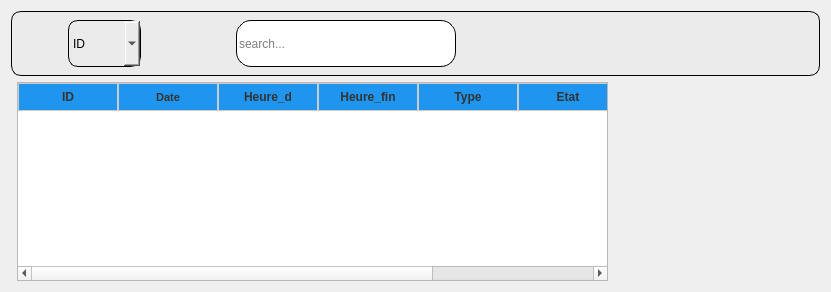
         <widget class="QWidget" name="list_seance">
          <layout class="QGridLayout" name="gridLayout_17">
           <item row="1" column="1">
            <widget class="QTableWidget" name="table_seance">
             <property name="sizePolicy">
              <sizepolicy hsizetype="Expanding" vsizetype="Expanding">
               <horstretch>0</horstretch>
               <verstretch>0</verstretch>
              </sizepolicy>
             </property>
             <property name="minimumSize">
              <size>
               <width>200</width>
               <height>0</height>
              </size>
             </property>
             <property name="maximumSize">
              <size>
               <width>1100</width>
               <height>5000</height>
              </size>
             </property>
             <property name="font">
              <font>
               <weight>50</weight>
               <bold>false</bold>
               <underline>false</underline>
               <strikeout>false</strikeout>
               <kerning>true</kerning>
              </font>
             </property>
             <property name="mouseTracking">
              <bool>false</bool>
             </property>
             <property name="tabletTracking">
              <bool>false</bool>
             </property>
             <property name="styleSheet">
              <string notr="true">QTableView {
     radius:10px;
 
    box-shadow: 0px 5px 10px rgba(0, 0, 0, 0.1); /* Ajouter un effet d'ombre */
} QHeaderView::section {
   background-color: rgb(31, 149, 239);
    color: #333333; /* Couleur du texte de l'en-tête */
    padding: 4px; /* Espace intérieur de l'en-tête */
    border: 1px solid #cccccc; /* Bordure de l'en-tête */
    text-align: left; /* Alignement du texte de l'en-tête */
}
QTableView::item:selected {
    background-color: #4d90fe; /* Couleur de fond de la cellule sélectionnée */
    color: white; /* Couleur du texte de la cellule sélectionnée */
}</string>
             </property>
             <property name="lineWidth">
              <number>1</number>
             </property>
             <property name="sizeAdjustPolicy">
              <enum>QAbstractScrollArea::AdjustIgnored</enum>
             </property>
             <property name="tabKeyNavigation">
              <bool>true</bool>
             </property>
             <property name="showDropIndicator" stdset="0">
              <bool>true</bool>
             </property>
             <property name="dragEnabled">
              <bool>false</bool>
             </property>
             <property name="dragDropOverwriteMode">
              <bool>true</bool>
             </property>
             <property name="alternatingRowColors">
              <bool>true</bool>
             </property>
             <property name="showGrid">
              <bool>true</bool>
             </property>
             <property name="sortingEnabled">
              <bool>false</bool>
             </property>
             <property name="wordWrap">
              <bool>true</bool>
             </property>
             <property name="cornerButtonEnabled">
              <bool>true</bool>
             </property>
             <property name="rowCount">
              <number>0</number>
             </property>
             <attribute name="horizontalHeaderCascadingSectionResizes">
              <bool>false</bool>
             </attribute>
             <attribute name="horizontalHeaderMinimumSectionSize">
              <number>16</number>
             </attribute>
             <attribute name="horizontalHeaderHighlightSections">
              <bool>true</bool>
             </attribute>
             <attribute name="horizontalHeaderShowSortIndicator" stdset="0">
              <bool>false</bool>
             </attribute>
             <attribute name="verticalHeaderVisible">
              <bool>false</bool>
             </attribute>
             <attribute name="verticalHeaderCascadingSectionResizes">
              <bool>true</bool>
             </attribute>
             <column>
              <property name="text">
               <string>ID</string>
              </property>
              <property name="toolTip">
               <string/>
              </property>
              <property name="font">
               <font>
                <weight>75</weight>
                <bold>true</bold>
               </font>
              </property>
              <property name="background">
               <color>
                <red>255</red>
                <green>255</green>
                <blue>255</blue>
               </color>
              </property>
              <property name="foreground">
               <brush brushstyle="Dense1Pattern">
                <color alpha="255">
                 <red>0</red>
                 <green>170</green>
                 <blue>0</blue>
                </color>
               </brush>
              </property>
              <property name="icon">
               <iconset resource="icon.qrc">
                <normaloff>:/icon_ajout_P_N/ressource/icon_n/icon_ajoutPn/key.png</normaloff>:/icon_ajout_P_N/ressource/icon_n/icon_ajoutPn/key.png</iconset>
              </property>
             </column>
             <column>
              <property name="text">
               <string>Date</string>
              </property>
              <property name="font">
               <font>
                <pointsize>8</pointsize>
                <weight>75</weight>
                <bold>true</bold>
               </font>
              </property>
              <property name="foreground">
               <brush brushstyle="NoBrush">
                <color alpha="255">
                 <red>0</red>
                 <green>170</green>
                 <blue>0</blue>
                </color>
               </brush>
              </property>
              <property name="icon">
               <iconset resource="icon.qrc">
                <normaloff>:/icon_ajout_P_N/ressource/icon_n/icon_ajoutPn/date.png</normaloff>:/icon_ajout_P_N/ressource/icon_n/icon_ajoutPn/date.png</iconset>
              </property>
             </column>
             <column>
              <property name="text">
               <string>Heure_d</string>
              </property>
              <property name="font">
               <font>
                <weight>75</weight>
                <bold>true</bold>
               </font>
              </property>
              <property name="foreground">
               <brush brushstyle="SolidPattern">
                <color alpha="255">
                 <red>0</red>
                 <green>170</green>
                 <blue>0</blue>
                </color>
               </brush>
              </property>
              <property name="icon">
               <iconset resource="icon.qrc">
                <normaloff>:/icon_tabN/ressource/icon_n/icon_tabN/clock.png</normaloff>:/icon_tabN/ressource/icon_n/icon_tabN/clock.png</iconset>
              </property>
             </column>
             <column>
              <property name="text">
               <string>Heure_fin</string>
              </property>
              <property name="font">
               <font>
                <weight>75</weight>
                <bold>true</bold>
               </font>
              </property>
              <property name="foreground">
               <brush brushstyle="SolidPattern">
                <color alpha="255">
                 <red>0</red>
                 <green>170</green>
                 <blue>0</blue>
                </color>
               </brush>
              </property>
              <property name="icon">
               <iconset resource="icon.qrc">
                <normaloff>:/icon_tabN/ressource/icon_n/icon_tabN/clock.png</normaloff>:/icon_tabN/ressource/icon_n/icon_tabN/clock.png</iconset>
              </property>
             </column>
             <column>
              <property name="text">
               <string>Type</string>
              </property>
              <property name="font">
               <font>
                <weight>75</weight>
                <bold>true</bold>
               </font>
              </property>
              <property name="foreground">
               <brush brushstyle="SolidPattern">
                <color alpha="255">
                 <red>0</red>
                 <green>170</green>
                 <blue>0</blue>
                </color>
               </brush>
              </property>
              <property name="icon">
               <iconset resource="icon.qrc">
                <normaloff>:/icon_barreN/ressource/icon_n/icon_barreN/treadmill.png</normaloff>:/icon_barreN/ressource/icon_n/icon_barreN/treadmill.png</iconset>
              </property>
             </column>
             <column>
              <property name="text">
               <string>Etat</string>
              </property>
              <property name="font">
               <font>
                <weight>75</weight>
                <bold>true</bold>
               </font>
              </property>
              <property name="foreground">
               <brush brushstyle="SolidPattern">
                <color alpha="255">
                 <red>0</red>
                 <green>170</green>
                 <blue>0</blue>
                </color>
               </brush>
              </property>
              <property name="icon">
               <iconset resource="icon.qrc">
                <normaloff>:/icon_tabN/ressource/icon_n/icon_tabN/railway.png</normaloff>:/icon_tabN/ressource/icon_n/icon_tabN/railway.png</iconset>
              </property>
             </column>
             <column>
              <property name="text">
               <string>Actions</string>
              </property>
              <property name="font">
               <font>
                <weight>75</weight>
                <bold>true</bold>
               </font>
              </property>
              <property name="foreground">
               <brush brushstyle="NoBrush">
                <color alpha="255">
                 <red>0</red>
                 <green>170</green>
                 <blue>0</blue>
                </color>
               </brush>
              </property>
              <property name="icon">
               <iconset resource="icon.qrc">
                <normaloff>:/icon_ajout_P_N/ressource/icon_n/icon_ajoutPn/law.png</normaloff>:/icon_ajout_P_N/ressource/icon_n/icon_ajoutPn/law.png</iconset>
              </property>
             </column>
            </widget>
           </item>
           <item row="1" column="2">
            <widget class="QLabel" name="label_78">
             <property name="minimumSize">
              <size>
               <width>200</width>
               <height>199</height>
              </size>
             </property>
             <property name="maximumSize">
              <size>
               <width>60</width>
               <height>60</height>
              </size>
             </property>
             <property name="text">
              <string/>
             </property>
             <property name="pixmap">
              <pixmap resource="icon.qrc">:/icon_b/ressource/icon_b/logoflexi.png</pixmap>
             </property>
             <property name="scaledContents">
              <bool>true</bool>
             </property>
            </widget>
           </item>
           <item row="0" column="0" colspan="4">
            <widget class="QWidget" name="widget_6" native="true">
             <property name="minimumSize">
              <size>
               <width>0</width>
               <height>65</height>
              </size>
             </property>
             <property name="maximumSize">
              <size>
               <width>16777215</width>
               <height>65</height>
              </size>
             </property>
             <property name="styleSheet">
              <string notr="true">background-color: rgb(235, 235, 235); /* Couleur de fond */
    border: 1px solid black; /* Couleur de bordure */
    border-radius: 10px; /* Arrondi des coins */
 
</string>
             </property>
             <layout class="QGridLayout" name="gridLayout_15">
              <item row="0" column="2">
               <layout class="QHBoxLayout" name="horizontalLayout_11">
                <property name="spacing">
                 <number>3</number>
                </property>
                <item>
                 <widget class="QLineEdit" name="recherche_tab_seance">
                  <property name="minimumSize">
                   <size>
                    <width>220</width>
                    <height>0</height>
                   </size>
                  </property>
                  <property name="maximumSize">
                   <size>
                    <width>250</width>
                    <height>200</height>
                   </size>
                  </property>
                  <property name="palette">
                   <palette>
                    <active>
                     <colorrole role="Button">
                      <brush brushstyle="SolidPattern">
                       <color alpha="255">
                        <red>255</red>
                        <green>255</green>
                        <blue>255</blue>
                       </color>
                      </brush>
                     </colorrole>
                     <colorrole role="Base">
                      <brush brushstyle="SolidPattern">
                       <color alpha="255">
                        <red>255</red>
                        <green>255</green>
                        <blue>255</blue>
                       </color>
                      </brush>
                     </colorrole>
                     <colorrole role="Window">
                      <brush brushstyle="SolidPattern">
                       <color alpha="255">
                        <red>255</red>
                        <green>255</green>
                        <blue>255</blue>
                       </color>
                      </brush>
                     </colorrole>
                    </active>
                    <inactive>
                     <colorrole role="Button">
                      <brush brushstyle="SolidPattern">
                       <color alpha="255">
                        <red>255</red>
                        <green>255</green>
                        <blue>255</blue>
                       </color>
                      </brush>
                     </colorrole>
                     <colorrole role="Base">
                      <brush brushstyle="SolidPattern">
                       <color alpha="255">
                        <red>255</red>
                        <green>255</green>
                        <blue>255</blue>
                       </color>
                      </brush>
                     </colorrole>
                     <colorrole role="Window">
                      <brush brushstyle="SolidPattern">
                       <color alpha="255">
                        <red>255</red>
                        <green>255</green>
                        <blue>255</blue>
                       </color>
                      </brush>
                     </colorrole>
                    </inactive>
                    <disabled>
                     <colorrole role="Button">
                      <brush brushstyle="SolidPattern">
                       <color alpha="255">
                        <red>255</red>
                        <green>255</green>
                        <blue>255</blue>
                       </color>
                      </brush>
                     </colorrole>
                     <colorrole role="Base">
                      <brush brushstyle="SolidPattern">
                       <color alpha="255">
                        <red>255</red>
                        <green>255</green>
                        <blue>255</blue>
                       </color>
                      </brush>
                     </colorrole>
                     <colorrole role="Window">
                      <brush brushstyle="SolidPattern">
                       <color alpha="255">
                        <red>255</red>
                        <green>255</green>
                        <blue>255</blue>
                       </color>
                      </brush>
                     </colorrole>
                    </disabled>
                   </palette>
                  </property>
                  <property name="styleSheet">
                   <string notr="true">/*background-color: rgb(255, 255, 255); 
    border-radius: 15px;  */
 background-color: rgb(255, 255, 255); /* Couleur de fond */
    border-radius: 15px; /* Arrondi des coins */
    border: 1px solid black; /* Bordure de 1px en couleur noire */</string>
                  </property>
                  <property name="text">
                   <string/>
                  </property>
                  <property name="placeholderText">
                   <string>search...</string>
                  </property>
                 </widget>
                </item>
                <item>
                 <widget class="QPushButton" name="pushButton_22">
                  <property name="maximumSize">
                   <size>
                    <width>50</width>
                    <height>50</height>
                   </size>
                  </property>
                  <property name="styleSheet">
                   <string notr="true">QPushButton{

 padding-left: 10px;
border:none;

}</string>
                  </property>
                  <property name="text">
                   <string/>
                  </property>
                  <property name="icon">
                   <iconset resource="icon.qrc">
                    <normaloff>:/icon_metierN/ressource/icon_n/icon_metN/search.png</normaloff>:/icon_metierN/ressource/icon_n/icon_metN/search.png</iconset>
                  </property>
                  <property name="iconSize">
                   <size>
                    <width>33</width>
                    <height>23</height>
                   </size>
                  </property>
                 </widget>
                </item>
               </layout>
              </item>
              <item row="0" column="0">
               <layout class="QHBoxLayout" name="horizontalLayout_10">
                <property name="spacing">
                 <number>6</number>
                </property>
                <property name="sizeConstraint">
                 <enum>QLayout::SetMinimumSize</enum>
                </property>
                <item>
                 <widget class="QPushButton" name="pushButton_21">
                  <property name="maximumSize">
                   <size>
                    <width>65</width>
                    <height>60</height>
                   </size>
                  </property>
                  <property name="styleSheet">
                   <string notr="true">QPushButton{

 padding-left: 10px;
border:none;

}</string>
                  </property>
                  <property name="text">
                   <string/>
                  </property>
                  <property name="icon">
                   <iconset resource="icon.qrc">
                    <normaloff>:/icon_metierN/ressource/icon_n/icon_metN/filter.png</normaloff>:/icon_metierN/ressource/icon_n/icon_metN/filter.png</iconset>
                  </property>
                  <property name="iconSize">
                   <size>
                    <width>35</width>
                    <height>31</height>
                   </size>
                  </property>
                 </widget>
                </item>
                <item>
                 <widget class="QComboBox" name="comboBox_3">
                  <property name="maximumSize">
                   <size>
                    <width>128</width>
                    <height>60</height>
                   </size>
                  </property>
                  <item>
                   <property name="text">
                    <string>ID</string>
                   </property>
                  </item>
                  <item>
                   <property name="text">
                    <string>Date</string>
                   </property>
                  </item>
                  <item>
                   <property name="text">
                    <string>Heure_d</string>
                   </property>
                  </item>
                  <item>
                   <property name="text">
                    <string>Heure_fin</string>
                   </property>
                  </item>
                  <item>
                   <property name="text">
                    <string>Type</string>
                   </property>
                  </item>
                 </widget>
                </item>
               </layout>
              </item>
              <item row="0" column="1">
               <spacer name="horizontalSpacer_8">
                <property name="orientation">
                 <enum>Qt::Horizontal</enum>
                </property>
                <property name="sizeHint" stdset="0">
                 <size>
                  <width>89</width>
                  <height>20</height>
                 </size>
                </property>
               </spacer>
              </item>
              <item row="0" column="3">
               <spacer name="horizontalSpacer_9">
                <property name="orientation">
                 <enum>Qt::Horizontal</enum>
                </property>
                <property name="sizeHint" stdset="0">
                 <size>
                  <width>118</width>
                  <height>20</height>
                 </size>
                </property>
               </spacer>
              </item>
              <item row="0" column="5">
               <layout class="QHBoxLayout" name="horizontalLayout_12">
                <item>
                 <widget class="QPushButton" name="historique_seance">
                  <property name="styleSheet">
                   <string notr="true">QPushButton{

 padding-left: 10px;
border:none;

}</string>
                  </property>
                  <property name="text">
                   <string/>
                  </property>
                  <property name="icon">
                   <iconset resource="icon.qrc">
                    <normaloff>:/icon_tabN/ressource/icon_n/icon_tabN/archiver.png</normaloff>:/icon_tabN/ressource/icon_n/icon_tabN/archiver.png</iconset>
                  </property>
                  <property name="iconSize">
                   <size>
                    <width>40</width>
                    <height>40</height>
                   </size>
                  </property>
                 </widget>
                </item>
                <item>
                 <widget class="QPushButton" name="screenshot_seance">
                  <property name="styleSheet">
                   <string notr="true">QPushButton{

 padding-left: 10px;
border:none;

}</string>
                  </property>
                  <property name="text">
                   <string/>
                  </property>
                  <property name="icon">
                   <iconset resource="icon.qrc">
                    <normaloff>:/icon_metierN/ressource/icon_n/icon_metN/screenshoot.png</normaloff>:/icon_metierN/ressource/icon_n/icon_metN/screenshoot.png</iconset>
                  </property>
                  <property name="iconSize">
                   <size>
                    <width>50</width>
                    <height>50</height>
                   </size>
                  </property>
                 </widget>
                </item>
                <item>
                 <widget class="QPushButton" name="excel_sceance">
                  <property name="styleSheet">
                   <string notr="true">QPushButton{

 padding-left: 10px;
border:none;

}</string>
                  </property>
                  <property name="text">
                   <string/>
                  </property>
                  <property name="icon">
                   <iconset resource="icon.qrc">
                    <normaloff>:/icon_metierN/ressource/icon_n/icon_metN/microsoft-excel.png</normaloff>:/icon_metierN/ressource/icon_n/icon_metN/microsoft-excel.png</iconset>
                  </property>
                  <property name="iconSize">
                   <size>
                    <width>40</width>
                    <height>40</height>
                   </size>
                  </property>
                 </widget>
                </item>
                <item>
                 <widget class="QPushButton" name="pdf_seance">
                  <property name="maximumSize">
                   <size>
                    <width>60</width>
                    <height>60</height>
                   </size>
                  </property>
                  <property name="styleSheet">
                   <string notr="true">QPushButton{

 padding-left: 10px;
border:none;

}</string>
                  </property>
                  <property name="text">
                   <string/>
                  </property>
                  <property name="icon">
                   <iconset resource="icon.qrc">
                    <normaloff>:/icon_metierN/ressource/icon_n/icon_metN/pdf-file.png</normaloff>:/icon_metierN/ressource/icon_n/icon_metN/pdf-file.png</iconset>
                  </property>
                  <property name="iconSize">
                   <size>
                    <width>40</width>
                    <height>40</height>
                   </size>
                  </property>
                 </widget>
                </item>
               </layout>
              </item>
             </layout>
            </widget>
           </item>
          </layout>
         </widget>
